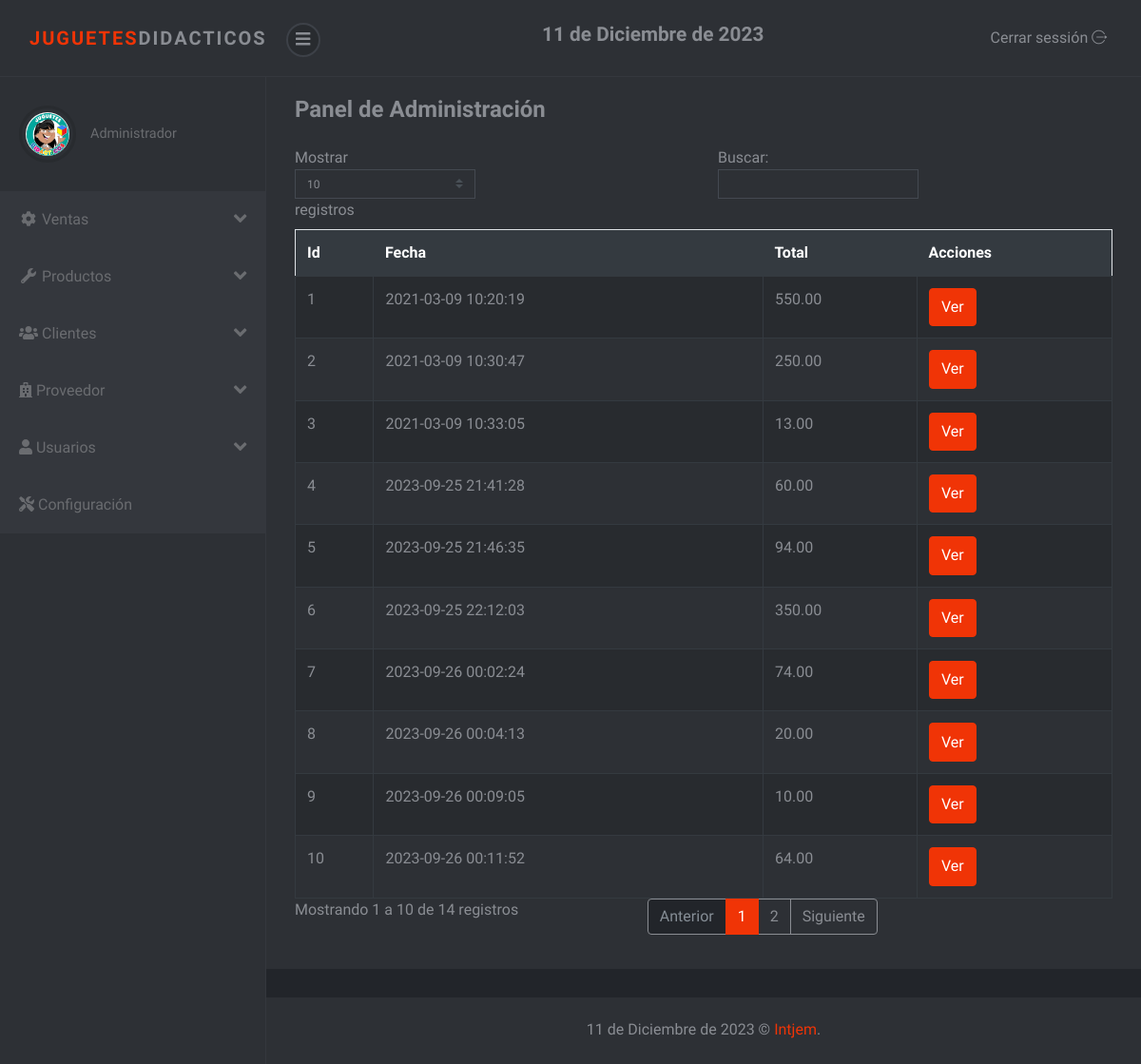
The app's page /sistema/ventas.php (signed in) with its own data.
### tables this page shows
CREATE TABLE `factura` (
  `nofactura` int NOT NULL,
  `fecha` datetime NOT NULL DEFAULT CURRENT_TIMESTAMP,
  `usuario` int NOT NULL,
  `codcliente` int NOT NULL,
  `totalfactura` decimal(10,2) NOT NULL,
  `estado` int NOT NULL DEFAULT '1'
);

### sistema/ventas.php (the view, shortened to what this page needs)
<?php include_once "includes/header.php"; ?>
<div class="container-fluid">
	<div class="d-sm-flex align-items-center justify-content-between mb-4">
		<h1 class="h3 mb-0 text-gray-800">Panel de Administración</h1>
	</div>
	<div class="row">
		<div class="col-lg-12">
			<div class="table-responsive">
				<table class="table table-striped table-bordered" id="table">
					<thead class="thead-dark">
						<tr>
							<th>Id</th>
							<th>Fecha</th>
							<th>Total</th>
							<th>Acciones</th>
						</tr>
					</thead>
					<tbody>
						<?php
						require "../conexion.php";
						$query = mysqli_query($conexion, "SELECT nofactura, fecha,codcliente, totalfactura, estado FROM factura ORDER BY nofactura DESC");
						$cli = mysqli_num_rows($query);
						if ($cli > 0) {
							while ($dato = mysqli_fetch_array($query)) {
						?>
								<tr>
									<td><?php echo $dato['nofactura']; ?></td>
									<td><?php echo $dato['fecha']; ?></td>
									<td><?php echo $dato['totalfactura']; ?></td>
									<td>
										<button type="button" class="btn btn-primary view_factura" cl="<?php echo $dato['codcliente'];  ?>" f="<?php echo $dato['nofactura']; ?>">Ver</button>
									</td>
								</tr>
						<?php }
						} ?>
					</tbody>
				</table>
			</div>
		</div>
	</div>
</div>
<?php include_once "includes/footer.php"; ?>

### sistema/includes/header.php (shortened to what this page needs)
<?php
include "includes/functions.php";
?>
<!DOCTYPE html>
<html>
<head>
	<link rel="stylesheet" href="vendor/bootstrap/css/bootstrap.min.css">
	<link rel="stylesheet" href="css/font.css">
	<link rel="stylesheet" href="css/style.violet.css" id="theme-stylesheet">
	<link rel="stylesheet" href="css/custom.css">
</head>
<body>
	<header class="header">
		<nav class="navbar navbar-expand-lg">
			<div class="container-fluid d-flex align-items-center justify-content-between">
				<div class="navbar-header">
					<a href="index.php" class="navbar-brand">
						<div class="brand-text brand-big visible text-uppercase"><strong class="text-primary">Juguetes</strong><strong>Didacticos</strong></div>
					</a>
					<button class="sidebar-toggle"><i class="fas fa-bars"></i></button>
				</div>
				<h4><?php echo fechaPeru(); ?></h4>
				<div class="right-menu list-inline no-margin-bottom">
					<div class="list-inline-item logout"> <a id="logout" href="salir.php" class="nav-link"> <span class="d-none d-sm-inline">Cerrar sessión </span><i class="icon-logout"></i></a></div>
				</div>
			</div>
		</nav>
	</header>
	<div class="d-flex align-items-stretch">
		<nav id="sidebar">
			<div class="sidebar-header d-flex align-items-center">
				<div class="avatar"><img src="img/logo.png" alt="..." class="img-fluid rounded-circle"></div>
				<div class="title">
					<p><?php if ($_SESSION['rol'] == 1) {
							echo "Administrador";
						} else {
							echo "Vendedor";
						} ?></p>
				</div>
			</div>
			<ul class="navbar-nav bg-gradient-primary sidebar sidebar-dark accordion" id="accordionSidebar">
				<li class="nav-item">
					<a class="nav-link collapsed" href="#" data-toggle="collapse" data-target="#collapseTwo" aria-expanded="true" aria-controls="collapseTwo">
						<i class="fas fa-fw fa-cog"></i>
						<span>Ventas</span>
						<i class="fas fa-angle-down fa-lg float-right"></i>
					</a>
				</li>
				<li class="nav-item">
					<a class="nav-link collapsed" href="#" data-toggle="collapse" data-target="#collapseUtilities" aria-expanded="true" aria-controls="collapseUtilities">
						<i class="fas fa-fw fa-wrench"></i>
						<span>Productos</span>
						<i class="fas fa-angle-down fa-lg float-right"></i>
					</a>
				</li>
				<li class="nav-item">
					<a class="nav-link collapsed" href="#" data-toggle="collapse" data-target="#collapseClientes" aria-expanded="true" aria-controls="collapseUtilities">
						<i class="fas fa-users"></i>
						<span>Clientes</span>
						<i class="fas fa-angle-down fa-lg float-right"></i>
					</a>
				</li>
				<li class="nav-item">
					<a class="nav-link collapsed" href="#" data-toggle="collapse" data-target="#collapseProveedor" aria-expanded="true" aria-controls="collapseUtilities">
						<i class="fas fa-hospital"></i>
						<span>Proveedor</span>
						<i class="fas fa-angle-down fa-lg float-right"></i>
					</a>
				</li>
				<?php if ($_SESSION['rol'] == 1) { ?>
					<li class="nav-item">
						<a class="nav-link" href="#" data-toggle="collapse" data-target="#collapseUsuarios" aria-expanded="true">
							<i class="fas fa-user"></i>
							<span>Usuarios</span>
							<i class="fas fa-angle-down fa-lg float-right"></i>
						</a>
					</li>
				<?php } ?>
				<li class="nav-item">
					<a class="nav-link" href="configuracion.php" aria-expanded="true">
						<i class="fas fa-tools"></i>
						<span>Configuración</span>
					</a>
				</li>
			</ul>
		</nav>
		<div class="page-content">
			<div class="page-header">

### sistema/includes/footer.php (shortened to what this page needs)
</div>
<footer class="footer">
  <div class="footer__block block no-margin-bottom">
    <div class="container-fluid text-center">
      <p class="no-margin-bottom"><?php echo fechaPeru(); ?> &copy;  <a href="https://intjem.edu.bo">Intjem</a>.</p>
    </div>
  </div>
</footer>
</div>
</div>
</body>
</html>

### sistema/css/style.violet.css (style rules this page uses)
body { position: relative; }
a { -webkit-transition: all 0.3s; transition: all 0.3s; display: inline-block; }
.text-uppercase { letter-spacing: 0.1em; }
p { line-height: 1.7; }
button { cursor: pointer; }
i, span, strong { display: inline-block; }
.no-margin-bottom { margin-bottom: 0 !important; }
.block { padding: 20px; background: #2d3035; color: #8a8d93; margin-bottom: 30px; }
.page-content { position: relative; background: #22252a; min-height: 100vh; width: calc(100% - 280px); padding: 0; padding-bottom: 70px; }
.page-header { padding: 20px 15px; background: #2d3035; color: #8a8d93; margin-bottom: 30px; }
.footer { position: absolute; bottom: 0; width: 100%; }
.footer .footer__block { min-height: 70px; }
i[class*='icon-'] { -webkit-transform: translateY(2px); transform: translateY(2px); }
nav.navbar { background: #2d3035; color: #8a8d93; padding-top: 20px; padding-bottom: 20px; border-bottom: 1px solid #34373d; z-index: 10; }
nav.navbar .sidebar-toggle { width: 36px; height: 36px; line-height: 29px; text-align: center; border-radius: 50%; background: #282b2f; color: #8a8d93; font-size: 1.1rem; border: 2px solid #3d4148; outline: none; }
nav.navbar a { color: inherit; }
nav.navbar .brand-text { display: none; font-weight: 700; }
nav.navbar .brand-text.visible { display: block; }
nav.navbar a.nav-link { padding: .5rem .3rem; position: relative; }
nav#sidebar { width: 280px; background: #2d3035; color: #6a6c70; border-right: 1px solid #34373d; }
nav#sidebar a { color: inherit; text-decoration: none; position: relative; }
nav#sidebar a[aria-expanded="true"] { background: #34373d; }
nav#sidebar .sidebar-header { padding: 30px 20px; }
nav#sidebar .sidebar-header h1, nav#sidebar .sidebar-header p { margin-bottom: 0; }
nav#sidebar .sidebar-header p { font-size: 0.9rem; }
nav#sidebar .avatar { width: 60px; height: 60px; border-radius: 50%; overflow: hidden; margin-right: 15px; background: none; padding: 4px; border: 3px solid #282b2f; }
nav#sidebar ul { max-height: none; }
nav#sidebar li { position: relative; }
nav#sidebar li a { padding: 18px 20px; display: block; font-weight: 400; }
nav#sidebar li::before { content: ''; width: 2px; height: 100%; background: none; display: block; position: absolute; top: 0; left: 0; z-index: 99; }
button, input[type='submit'] { cursor: pointer; font-family: inherit; font-weight: 300 !important; }
.table { margin-bottom: 0; color: #8a8d93; }
.table td, .table th { border-color: #343a40; }
.table thead th { border: none; }
.table-striped tbody tr { -webkit-transition: all 0.3s; transition: all 0.3s; }
.table-striped tbody tr:nth-of-type(odd) { background-color: #282b2f; }
.table-bordered td, .table-bordered th { border-color: #343a40; }
.navbar { padding: 0.5rem 1rem; }
.navbar-brand { display: inline-block; padding-top: 0.3125rem; padding-bottom: 0.3125rem; margin-right: 1rem; font-size: 1.25rem; }
.btn { font-weight: 400; border: 1px solid transparent; padding: 0.45rem 0.75rem; font-size: 1rem; line-height: 1.5; border-radius: 0.25rem; -webkit-transition: color 0.15s ease-in-out, background-color 0.15s ease-in-out, border-color 0.15s ease-in-out, -webkit-box-shadow 0.15s ease-in-out; transition: color 0.15s ease-in-out, background-color 0.15s ease-in-out, border-color 0.15s ease-in-out, -webkit-box-shadow 0.15s ease-in-out; transition: color 0.15s ease-in-out, background-color 0.15s ease-in-out, border-color 0.15s ease-in-out, box-shadow 0.15s ease-in-out; transition: color 0.15s ease-in-out, background-color 0.15s ease-in-out, border-color 0.15s ease-in-out, box-shadow 0.15s ease-in-out, -webkit-box-shadow 0.15s ease-in-out; }
.btn-primary { color: color-yiq(#f03406); background-color: #f03406; border-color: #f03406; }
body { font-family: "Muli", sans-serif; font-size: 1rem; font-weight: 400; line-height: 1.5; color: #8a8d93; background-color: #fff; }
a { color: #f03406; text-decoration: none; }
h1, h2, h3, h4, h5, h6, .h1, .h2, .h3, .h4, .h5, .h6 { margin-bottom: 0.5rem; font-family: inherit; font-weight: 700; line-height: 1.2; color: inherit; }
h1, .h1 { font-size: 2.5rem; }
h3, .h3 { font-size: 1.5rem; }
h4, .h4 { font-size: 1.3rem; }
.text-primary { color: #f03406 !important; }
.nav-link { padding: 0.5rem 1rem; }

### records on screen
factura: nofactura "10", fecha "2023-09-26 00:11:52", totalfactura "64.00"
factura: nofactura "9", fecha "2023-09-26 00:09:05", totalfactura "10.00"
factura: nofactura "8", fecha "2023-09-26 00:04:13", totalfactura "20.00"
factura: nofactura "7", fecha "2023-09-26 00:02:24", totalfactura "74.00"
factura: nofactura "6", fecha "2023-09-25 22:12:03", totalfactura "350.00"
factura: nofactura "5", fecha "2023-09-25 21:46:35", totalfactura "94.00"
factura: nofactura "4", fecha "2023-09-25 21:41:28", totalfactura "60.00"
factura: nofactura "3", fecha "2021-03-09 10:33:05", totalfactura "13.00"
factura: nofactura "2", fecha "2021-03-09 10:30:47", totalfactura "250.00"
factura: nofactura "1", fecha "2021-03-09 10:20:19", totalfactura "550.00"

### other values on screen
fechaPeru() "11 de Diciembre de 2023"
